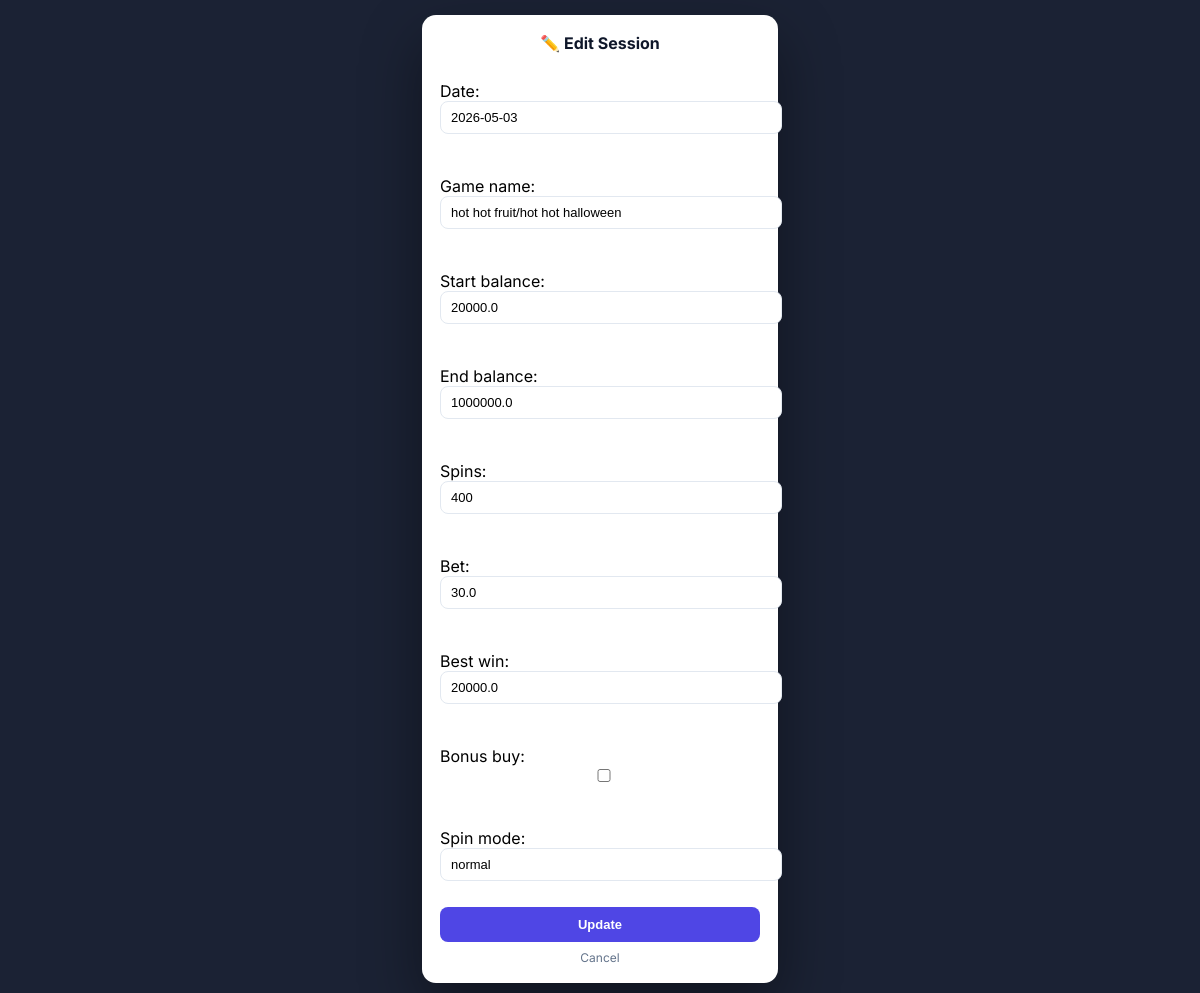
Page /edit/28/ (signed in) on the committed database.
### dashboard/models.py (models this page shows, shortened)
class GamingSession(models.Model):
    user = models.ForeignKey(User, on_delete=models.CASCADE, null = True)
    date = models.DateField()
    game_name = models.CharField(max_length=100)
    time_played = models.CharField(max_length=20)
    start_balance = models.FloatField()
    end_balance = models.FloatField()
    profit = models.FloatField(blank= True, null= True)
    spins = models.IntegerField()
    bet = models.FloatField()
    best_win = models.FloatField()
    bonus_buy = models.BooleanField(default=False)
    spin_mode = models.CharField(max_length=50)
    video_name = models.CharField(max_length=100, blank=True)
    created_at = models.DateTimeField(auto_now_add=True)

### dashboard/views.py (the view)
# urls.py: path('edit/<int:id>/', views.edit_session, name='edit_session'),
@login_required
def edit_session(request, id):
    session = get_object_or_404(GamingSession, id=id, user=request.user)
    form = GamingSessionForm(request.POST or None, instance=session)
    if form.is_valid():
        obj = form.save(commit=False)
        obj.user = request.user
        obj.save()
        return redirect('dashboard')
    return render(request, 'dashboard/editSession.html', {'form': form})

### dashboard/forms.py
class GamingSessionForm(forms.ModelForm):
    class Meta:
        model = GamingSession
        fields = [
            'date',
            'game_name',
            'start_balance',
            'end_balance',
            'spins',
            'bet',
            'best_win',
            'bonus_buy',
            'spin_mode',
        ]

### dashboard/templates/dashboard/editSession.html (shortened to what this page needs)
<!DOCTYPE html>
<html lang="en">
<head>
</head>
<body>
<div class="card">
    <h3>✏️ Edit Session</h3>
    <form method="POST">
        {{ form.as_p }}
        <button type="submit">Update</button>
    </form>
    <a href="{% url 'dashboard' %}" class="back">Cancel</a>
</div>
</body>
</html>

### dashboard/templates/dashboard/editSession.html (style rules this page uses)
body { margin: 0; font-family: 'Inter', sans-serif; background: rgba(15, 23, 42, 0.95); min-height: 100vh; display: flex; align-items: center; justify-content: center; padding: 15px; box-sizing: border-box; }
.card { width: 100%; max-width: 320px; background: #ffffff; border-radius: 14px; padding: 18px; box-shadow: 0 25px 60px rgba(0,0,0,0.4); }
.card h3 { margin: 0 0 12px 0; font-size: 16px; text-align: center; color: #0f172a; }
form { display: flex; flex-direction: column; gap: 10px; }
input, select, textarea { width: 100%; padding: 8px 10px; border: 1px solid #e2e8f0; border-radius: 8px; font-size: 13px; outline: none; }
button { background: #4f46e5; color: white; border: none; padding: 10px; border-radius: 8px; font-size: 13px; font-weight: 600; cursor: pointer; transition: 0.2s; }
.back { display: block; text-align: center; margin-top: 8px; font-size: 12px; color: #64748b; text-decoration: none; }

### rows in the picture
GamingSession: date "2026-05-03", game_name "hot hot fruit/hot hot halloween", start_balance "20000.0", end_balance "1000000.0", spins "400", bet "30.0", best_win "20000.0", spin_mode "normal"
